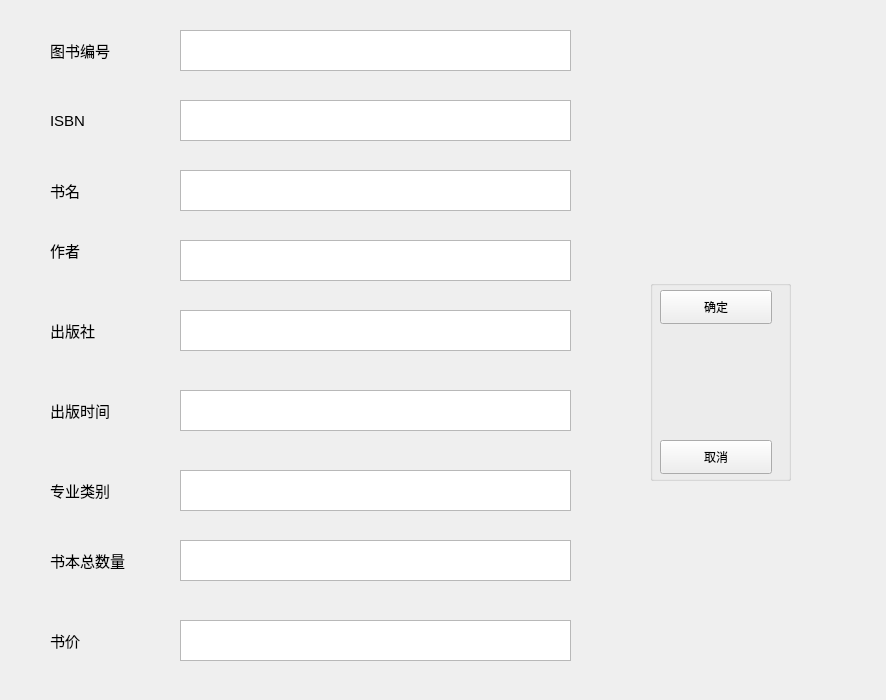
<?xml version="1.0" encoding="UTF-8"?>
<ui version="4.0">
 <class>AddBook</class>
 <widget class="QWidget" name="AddBook">
  <property name="geometry">
   <rect>
    <x>0</x>
    <y>0</y>
    <width>886</width>
    <height>700</height>
   </rect>
  </property>
  <property name="windowTitle">
   <string>AddBook</string>
  </property>
  <widget class="QLabel" name="label_2">
   <property name="geometry">
    <rect>
     <x>50</x>
     <y>180</y>
     <width>101</width>
     <height>21</height>
    </rect>
   </property>
   <property name="font">
    <font>
     <pointsize>11</pointsize>
    </font>
   </property>
   <property name="text">
    <string>书名</string>
   </property>
  </widget>
  <widget class="QLabel" name="label_3">
   <property name="geometry">
    <rect>
     <x>50</x>
     <y>240</y>
     <width>101</width>
     <height>21</height>
    </rect>
   </property>
   <property name="font">
    <font>
     <pointsize>11</pointsize>
    </font>
   </property>
   <property name="text">
    <string>作者</string>
   </property>
  </widget>
  <widget class="QLabel" name="label_4">
   <property name="geometry">
    <rect>
     <x>50</x>
     <y>320</y>
     <width>101</width>
     <height>21</height>
    </rect>
   </property>
   <property name="font">
    <font>
     <pointsize>11</pointsize>
    </font>
   </property>
   <property name="text">
    <string>出版社</string>
   </property>
  </widget>
  <widget class="QLabel" name="label_5">
   <property name="geometry">
    <rect>
     <x>50</x>
     <y>400</y>
     <width>101</width>
     <height>21</height>
    </rect>
   </property>
   <property name="font">
    <font>
     <pointsize>11</pointsize>
    </font>
   </property>
   <property name="text">
    <string>出版时间</string>
   </property>
  </widget>
  <widget class="QLabel" name="label_6">
   <property name="geometry">
    <rect>
     <x>50</x>
     <y>480</y>
     <width>101</width>
     <height>21</height>
    </rect>
   </property>
   <property name="font">
    <font>
     <pointsize>11</pointsize>
    </font>
   </property>
   <property name="text">
    <string>专业类别</string>
   </property>
  </widget>
  <widget class="QLabel" name="label_7">
   <property name="geometry">
    <rect>
     <x>50</x>
     <y>550</y>
     <width>141</width>
     <height>21</height>
    </rect>
   </property>
   <property name="font">
    <font>
     <pointsize>11</pointsize>
    </font>
   </property>
   <property name="text">
    <string>书本总数量</string>
   </property>
  </widget>
  <widget class="QLabel" name="label_8">
   <property name="geometry">
    <rect>
     <x>50</x>
     <y>630</y>
     <width>101</width>
     <height>21</height>
    </rect>
   </property>
   <property name="font">
    <font>
     <pointsize>11</pointsize>
    </font>
   </property>
   <property name="text">
    <string>书价</string>
   </property>
  </widget>
  <widget class="QTextEdit" name="textEdit_2">
   <property name="geometry">
    <rect>
     <x>180</x>
     <y>100</y>
     <width>391</width>
     <height>41</height>
    </rect>
   </property>
  </widget>
  <widget class="QTextEdit" name="textEdit_3">
   <property name="geometry">
    <rect>
     <x>180</x>
     <y>170</y>
     <width>391</width>
     <height>41</height>
    </rect>
   </property>
  </widget>
  <widget class="QTextEdit" name="textEdit_4">
   <property name="geometry">
    <rect>
     <x>180</x>
     <y>240</y>
     <width>391</width>
     <height>41</height>
    </rect>
   </property>
  </widget>
  <widget class="QTextEdit" name="textEdit_5">
   <property name="geometry">
    <rect>
     <x>180</x>
     <y>310</y>
     <width>391</width>
     <height>41</height>
    </rect>
   </property>
  </widget>
  <widget class="QTextEdit" name="textEdit_6">
   <property name="geometry">
    <rect>
     <x>180</x>
     <y>390</y>
     <width>391</width>
     <height>41</height>
    </rect>
   </property>
  </widget>
  <widget class="QTextEdit" name="textEdit_7">
   <property name="geometry">
    <rect>
     <x>180</x>
     <y>470</y>
     <width>391</width>
     <height>41</height>
    </rect>
   </property>
  </widget>
  <widget class="QTextEdit" name="textEdit_8">
   <property name="geometry">
    <rect>
     <x>180</x>
     <y>540</y>
     <width>391</width>
     <height>41</height>
    </rect>
   </property>
  </widget>
  <widget class="QGroupBox" name="groupBox">
   <property name="geometry">
    <rect>
     <x>650</x>
     <y>280</y>
     <width>141</width>
     <height>201</height>
    </rect>
   </property>
   <property name="title">
    <string/>
   </property>
   <widget class="QPushButton" name="comfirmPushButton">
    <property name="geometry">
     <rect>
      <x>10</x>
      <y>10</y>
      <width>112</width>
      <height>34</height>
     </rect>
    </property>
    <property name="text">
     <string>确定</string>
    </property>
   </widget>
   <widget class="QPushButton" name="cancelPushButton">
    <property name="geometry">
     <rect>
      <x>10</x>
      <y>160</y>
      <width>112</width>
      <height>34</height>
     </rect>
    </property>
    <property name="text">
     <string>取消</string>
    </property>
   </widget>
  </widget>
  <widget class="QLabel" name="label_9">
   <property name="geometry">
    <rect>
     <x>50</x>
     <y>110</y>
     <width>101</width>
     <height>21</height>
    </rect>
   </property>
   <property name="font">
    <font>
     <pointsize>11</pointsize>
    </font>
   </property>
   <property name="text">
    <string>ISBN</string>
   </property>
  </widget>
  <widget class="QTextEdit" name="textEdit_9">
   <property name="geometry">
    <rect>
     <x>180</x>
     <y>620</y>
     <width>391</width>
     <height>41</height>
    </rect>
   </property>
  </widget>
  <widget class="QLabel" name="label_10">
   <property name="geometry">
    <rect>
     <x>50</x>
     <y>40</y>
     <width>101</width>
     <height>21</height>
    </rect>
   </property>
   <property name="font">
    <font>
     <pointsize>11</pointsize>
    </font>
   </property>
   <property name="text">
    <string>图书编号</string>
   </property>
  </widget>
  <widget class="QTextEdit" name="textEdit_10">
   <property name="geometry">
    <rect>
     <x>180</x>
     <y>30</y>
     <width>391</width>
     <height>41</height>
    </rect>
   </property>
  </widget>
 </widget>
 <resources/>
 <connections/>
</ui>
